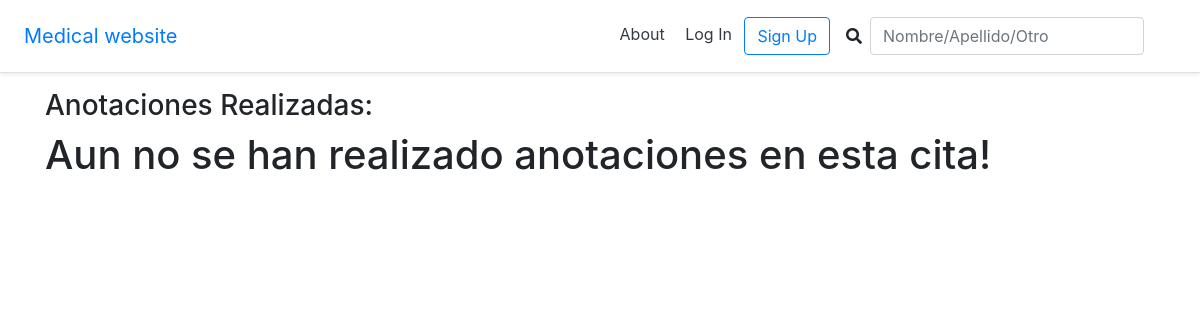
The app's page /listado_anotaciones/, older data.
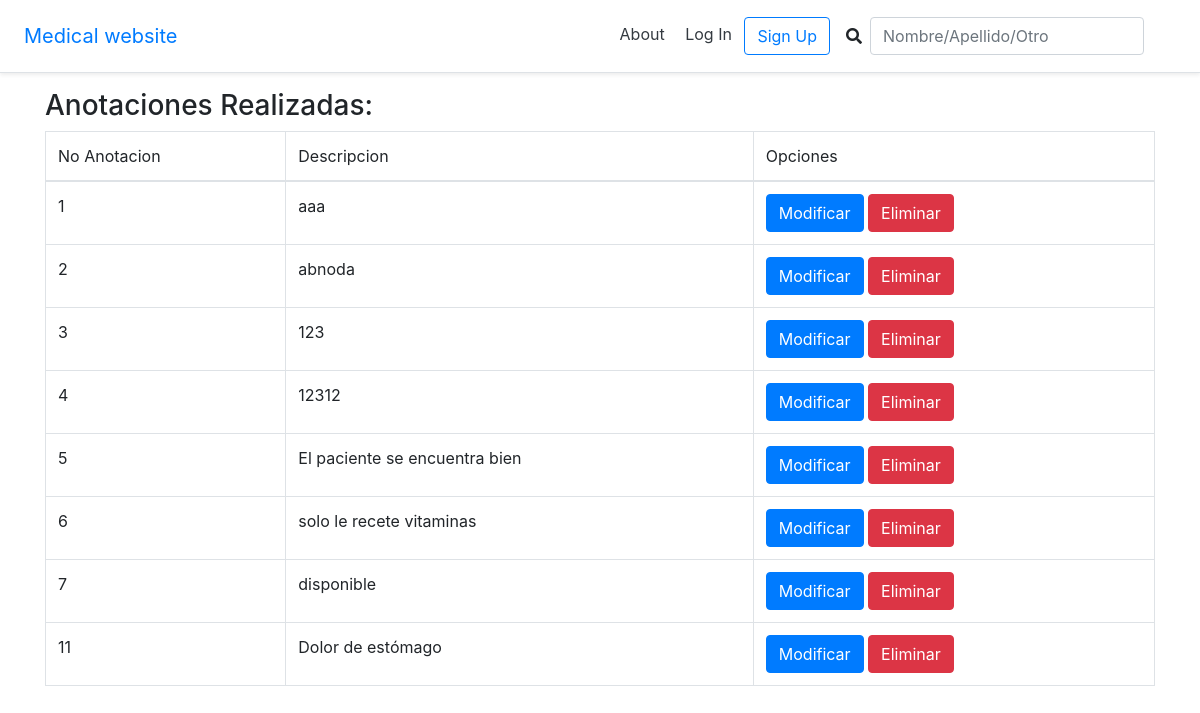
The same page, newer data.
### anotacion/models.py (models this page shows, shortened)
class Anotacion(models.Model):
    no_anotacion = models.AutoField(primary_key=True)
    id_cita = models.ForeignKey(Cita, related_name="anotaciones", on_delete=models.CASCADE, blank=True, null=True)
    descripcion = models.CharField(max_length=200)
    fecha_hora = models.DateTimeField(default=datetime.now)

### anotacion/views.py (the view)
# urls.py: path('listado_anotaciones/', listado_anotaciones, name='listado_anotaciones'),
def listado_anotaciones(request):
    anotaciones=Anotacion.objects.all()
    data={
        'lista_anotaciones':anotaciones
    }
    return render(request, 'anotacion/listado_anotaciones.html',data)

### templates/anotacion/listado_anotaciones.html
{%extends '_base.html'%}
{% block content %}
<h3>
    Anotaciones Realizadas:
</h3>
{% if lista_anotaciones %}
<table class="table table-bordered">
	<thead>
		<tr>
            <td>No Anotacion</td>
            <td>Descripcion </td>
            <td>Opciones</td>
		</tr>
	</thead>
	<tbody>
		{% for anotacion in lista_anotaciones %}
		<tr>
			<td>{{ anotacion.no_anotacion }}</td>
			<td>{{ anotacion.descripcion }}</td>
			<td>
				<a class="btn btn-primary" href="{% url 'modificar_anotacion' anotacion.no_anotacion %}">Modificar</a>
				<a class="btn btn-danger" href="{% url 'eliminar_anotacion' anotacion.no_anotacion %}">Eliminar</a>
			</td>
		</tr>
		{% endfor %}
		{% else %}
		<h1>Aun no se han realizado anotaciones en esta cita!</h1>
		{% endif %}
	</tbody>
</table>
{% endblock %}

Row changes from the older to the newer data that the page shows:
added Anotacion: no_anotacion "1", descripcion "aaa"
added Anotacion: no_anotacion "2", descripcion "abnoda"
added Anotacion: no_anotacion "3", descripcion "123"
added Anotacion: no_anotacion "4", descripcion "12312"
added Anotacion: no_anotacion "5", descripcion "El paciente se encuentra bien"
added Anotacion: no_anotacion "6", descripcion "solo le recete vitaminas"
added Anotacion: no_anotacion "7", descripcion "disponible"
added Anotacion: no_anotacion "11", descripcion "Dolor de estómago"
Text that changed along with them:
text no longer shown: "Aun no se han realizado anotaciones en esta cita!"
text now shown: "No Anotacion Descripcion Opciones"
